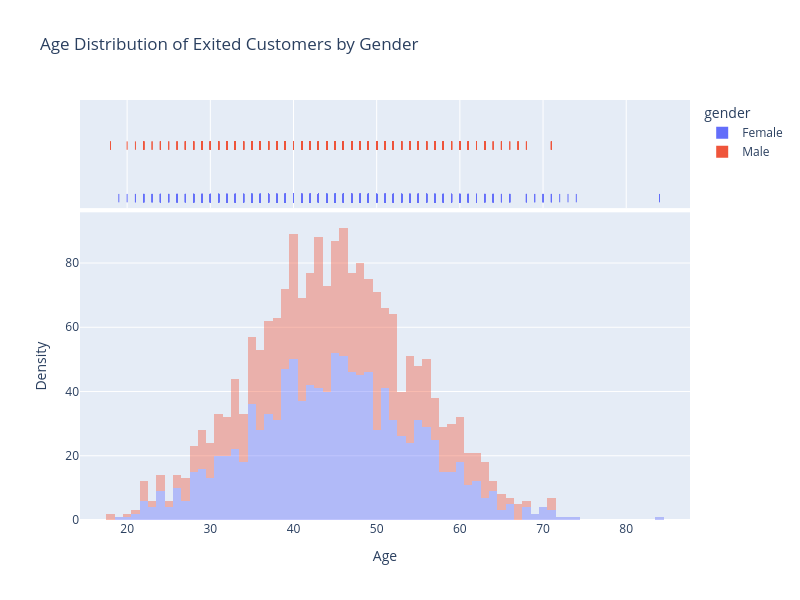

Notebook code for this chart:
### Code cell
#Question b: Age Distribution of Exited Customers by Gender

fig = px.histogram(
    exited_df,
    x="age",
    color="gender",
    histnorm="density",
    opacity=0.4,
    marginal="rug",
    #barmode="overlay",
    title="Age Distribution of Exited Customers by Gender",
)

fig.update_layout(
    xaxis_title="Age",
    yaxis_title="Density",
    width=800,
    height=600,
)

fig.show()

### Figure 1 — Plotly figure (JSON) as saved in the notebook; plotly's stock layout.template omitted (floating-point values rounded to 4 significant figures; data arrays with more than 128 entries replaced by an {"elided": "..."} marker saying what was removed)
{"data": [{"bingroup": "x", "histnorm": "density", "hovertemplate": "gender=Female<br>age=%{x}<br>density=%{y}<extra></extra>", "legendgroup": "Female", "marker": {"color": "#636efa", "opacity": 0.4, "pattern": {"shape": ""}}, "name": "Female", "orientation": "v", "showlegend": true, "type": "histogram", "x": {"elided": "1139 int values"}, "xaxis": "x", "yaxis": "y"}, {"boxpoints": "all", "fillcolor": "rgba(255,255,255,0)", "hoveron": "points", "hovertemplate": "gender=Female<br>age=%{x}<extra></extra>", "jitter": 0, "legendgroup": "Female", "line": {"color": "rgba(255,255,255,0)"}, "marker": {"color": "#636efa", "symbol": "line-ns-open"}, "name": "Female", "showlegend": false, "type": "box", "x": {"elided": "1139 int values"}, "xaxis": "x2", "yaxis": "y2"}, {"bingroup": "x", "histnorm": "density", "hovertemplate": "gender=Male<br>age=%{x}<br>density=%{y}<extra></extra>", "legendgroup": "Male", "marker": {"color": "#EF553B", "opacity": 0.4, "pattern": {"shape": ""}}, "name": "Male", "orientation": "v", "showlegend": true, "type": "histogram", "x": {"elided": "898 int values"}, "xaxis": "x", "yaxis": "y"}, {"boxpoints": "all", "fillcolor": "rgba(255,255,255,0)", "hoveron": "points", "hovertemplate": "gender=Male<br>age=%{x}<extra></extra>", "jitter": 0, "legendgroup": "Male", "line": {"color": "rgba(255,255,255,0)"}, "marker": {"color": "#EF553B", "symbol": "line-ns-open"}, "name": "Male", "showlegend": false, "type": "box", "x": {"elided": "898 int values"}, "xaxis": "x2", "yaxis": "y2"}], "layout": {"barmode": "relative", "height": 600, "legend": {"title": {"text": "gender"}, "tracegroupgap": 0}, "title": {"text": "Age Distribution of Exited Customers by Gender"}, "width": 800, "xaxis": {"anchor": "y", "domain": [0, 1], "title": {"text": "Age"}}, "xaxis2": {"anchor": "y2", "domain": [0, 1], "matches": "x", "showgrid": true, "showticklabels": false}, "yaxis": {"anchor": "x", "domain": [0, 0.7326], "title": {"text": "Density"}}, "yaxis2": {"anchor": "x2", "domain": [0.7426, 1], "matches": "y2", "showgrid": false, "showline": false, "showticklabels": false, "ticks": ""}}}
